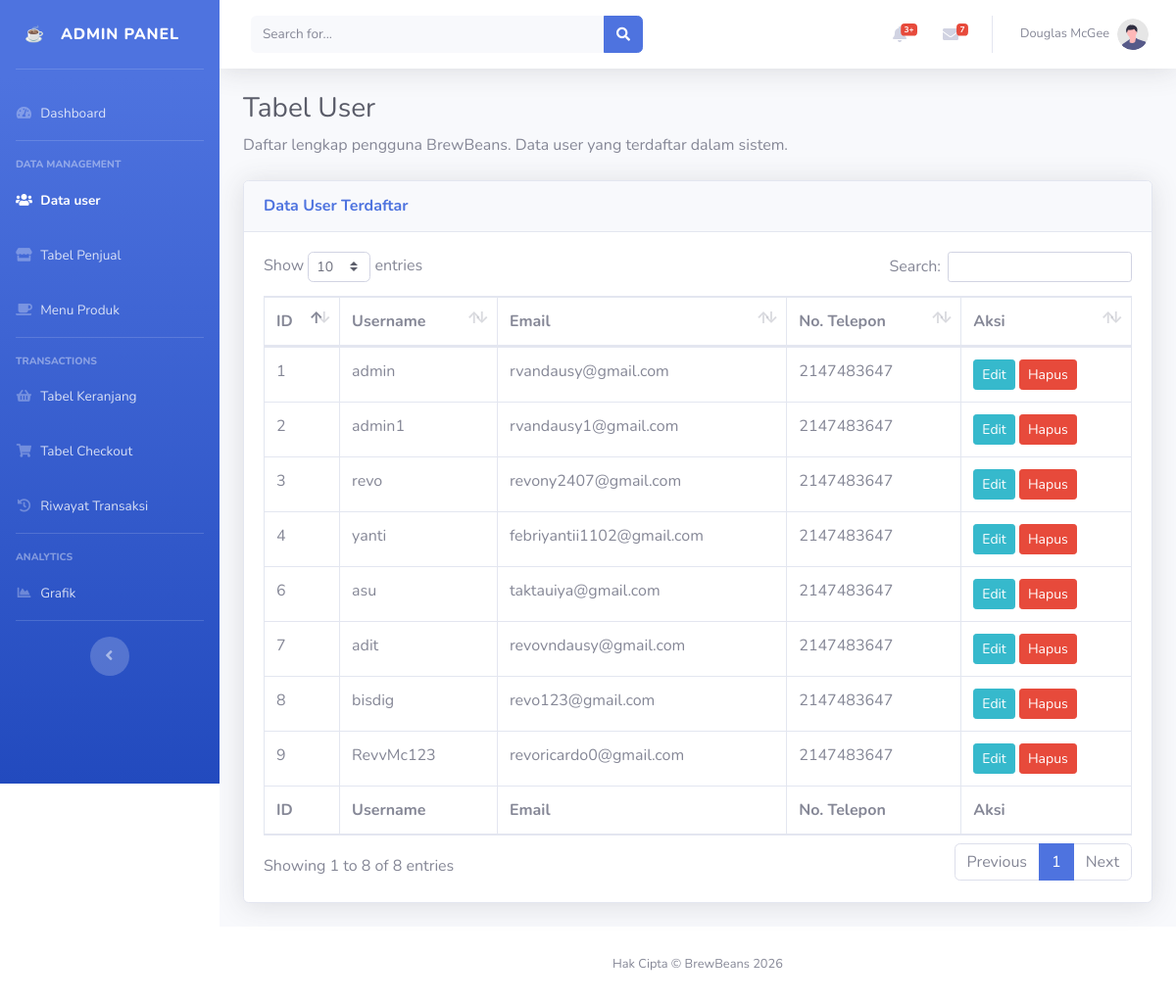
The app's page /admin/data_user.php with its own data.
### tables this page shows
CREATE TABLE `tabel_user` (
  `id_user` int(11) NOT NULL,
  `username` varchar(30) NOT NULL,
  `email` varchar(50) NOT NULL,
  `password` varchar(255) NOT NULL,
  `phone` varchar(20) NOT NULL
);

### admin/data_user.php (the view, shortened to what this page needs)
<?php
$host = env('DB_HOST', '127.0.0.1');
$dbname = env('DB_DATABASE', 'db_brewbeans');
$username = env('DB_USERNAME', 'root');
$password = env('DB_PASSWORD', '');
try {
    $conn = new PDO("mysql:host=$host;dbname=$dbname", $username, $password);
    $conn->setAttribute(PDO::ATTR_ERRMODE, PDO::ERRMODE_EXCEPTION);
} catch (PDOException $e) {
    die("Koneksi gagal: " . $e->getMessage());
}
$query = "SELECT id_user, username, email, phone FROM tabel_user";
$stmt = $conn->prepare($query);
$stmt->execute();
$users = $stmt->fetchAll(PDO::FETCH_ASSOC);
?>
<!DOCTYPE html>
<html lang="en">
<head>
    <link href="vendor/fontawesome-free/css/all.min.css" rel="stylesheet" type="text/css">
    <link href="css/sb-admin-2.min.css" rel="stylesheet">
    <link href="vendor/datatables/dataTables.bootstrap4.min.css" rel="stylesheet">
</head>
<body id="page-top">
    <div id="wrapper">
        <?php include 'sidebar.php'; ?>
        <div id="content-wrapper" class="d-flex flex-column">
            <div id="content">
                <nav class="navbar navbar-expand navbar-light bg-white topbar mb-4 static-top shadow">
                    <form class="d-none d-sm-inline-block form-inline mr-auto ml-md-3 my-2 my-md-0 mw-100 navbar-search">
                        <div class="input-group">
                            <input type="text" class="form-control bg-light border-0 small" placeholder="Search for..."
                                aria-label="Search" aria-describedby="basic-addon2">
                            <div class="input-group-append">
                                <button class="btn btn-primary" type="button">
                                    <i class="fas fa-search fa-sm"></i>
                                </button>
                            </div>
                        </div>
                    </form>
                    <ul class="navbar-nav ml-auto">
                        <li class="nav-item dropdown no-arrow mx-1">
                            <a class="nav-link dropdown-toggle" href="#" id="alertsDropdown" role="button"
                                data-toggle="dropdown" aria-haspopup="true" aria-expanded="false">
                                <i class="fas fa-bell fa-fw"></i>
                                <span class="badge badge-danger badge-counter">3+</span>
                            </a>
                        </li>
                        <li class="nav-item dropdown no-arrow mx-1">
                            <a class="nav-link dropdown-toggle" href="#" id="messagesDropdown" role="button"
                                data-toggle="dropdown" aria-haspopup="true" aria-expanded="false">
                                <i class="fas fa-envelope fa-fw"></i>
                                <span class="badge badge-danger badge-counter">7</span>
                            </a>
                        </li>
                        <li class="nav-item dropdown no-arrow">
                            <a class="nav-link dropdown-toggle" href="#" id="userDropdown" role="button"
                                data-toggle="dropdown" aria-haspopup="true" aria-expanded="false">
                                <span class="mr-2 d-none d-lg-inline text-gray-600 small">Douglas McGee</span>
                                <img class="img-profile rounded-circle" src="img/undraw_profile.svg">
                            </a>
                        </li>
                    </ul>
                </nav>
                <div class="container-fluid">
                    <h1 class="h3 mb-2 text-gray-800">Tabel User</h1>
                    <p class="mb-4">Daftar lengkap pengguna BrewBeans. Data user yang terdaftar dalam sistem.</p>
                    <div class="card shadow mb-4">
                        <div class="card-header py-3">
                            <h6 class="m-0 font-weight-bold text-primary">Data User Terdaftar</h6>
                        </div>
                        <div class="card-body">
                            <div class="table-responsive">
                                <table class="table table-bordered" id="dataTable" width="100%" cellspacing="0">
                                    <thead>
                                        <tr>
                                            <th>ID</th>
                                            <th>Username</th>
                                            <th>Email</th>
                                            <th>No. Telepon</th>
                                            <th>Aksi</th>
                                        </tr>
                                    </thead>
                                    <tfoot>
                                        <tr>
                                            <th>ID</th>
                                            <th>Username</th>
                                            <th>Email</th>
                                            <th>No. Telepon</th>
                                            <th>Aksi</th>
                                        </tr>
                                    </tfoot>
                                    <tbody>
                                        <?php if (count($users) > 0): ?>
                                            <?php foreach ($users as $user): ?>
                                                <tr>
                                                    <td><?php echo htmlspecialchars($user['id_user']); ?></td>
                                                    <td><?php echo htmlspecialchars($user['username']); ?></td>
                                                    <td><?php echo htmlspecialchars($user['email']); ?></td>
                                                    <td><?php echo htmlspecialchars($user['phone']); ?></td>
                                                    <td>
                                                        <a href="edit_user.php?id=<?php echo $user['id_user']; ?>" class="btn btn-sm btn-info">Edit</a>
                                                        <a href="data_user.php?action=delete&id=<?php echo $user['id_user']; ?>"
                                                            class="btn btn-sm btn-danger"
                                                            onclick="return confirm('Yakin ingin menghapus user ini?')">Hapus</a>
                                                    </td>
                                                </tr>
                                            <?php endforeach; ?>
                                        <?php else: ?>
                                            <tr>
                                                <td colspan="5" class="text-center">Tidak ada data user</td>
                                            </tr>
                                        <?php endif; ?>
                                    </tbody>
                                </table>
                            </div>
                        </div>
                    </div>
                </div>
            </div>
            <footer class="sticky-footer bg-white">
                <div class="container my-auto">
                    <div class="copyright text-center my-auto">
                        <span>Hak Cipta &copy; BrewBeans <?= date('Y') ?></span>
                    </div>
                </div>
            </footer>
        </div>
    </div>
</body>
</html>

### admin/sidebar.php (style rules this page uses)
#content-wrapper { margin-left: 224px; width: calc(100% - 224px); }

### records on screen
tabel_user: id_user "1", username "admin", email "rvandausy@gmail.com", phone "2147483647"
tabel_user: id_user "2", username "admin1", email "rvandausy1@gmail.com", phone "2147483647"
tabel_user: id_user "3", username "revo", email "revony2407@gmail.com", phone "2147483647"
tabel_user: id_user "4", username "yanti", email "febriyantii1102@gmail.com", phone "2147483647"
tabel_user: id_user "6", username "asu", email "taktauiya@gmail.com", phone "2147483647"
tabel_user: id_user "7", username "adit", email "revovndausy@gmail.com", phone "2147483647"
tabel_user: id_user "8", username "bisdig", email "revo123@gmail.com", phone "2147483647"
tabel_user: id_user "9", username "RevvMc123", email "revoricardo0@gmail.com", phone "2147483647"
